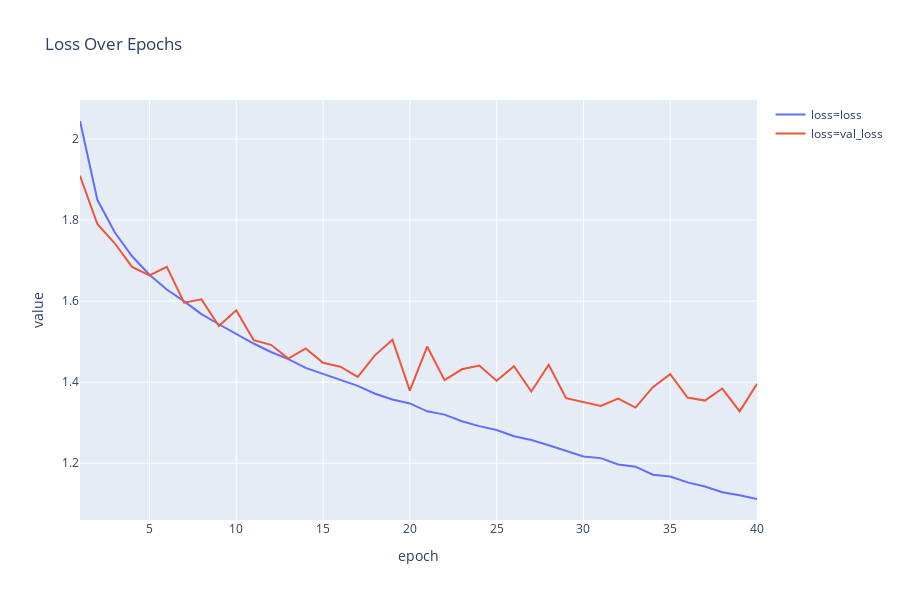

The notebook cell this image was saved under:
### Code cell
loss1 = loss[['epoch','loss', 'val_loss']].melt(id_vars=['epoch'], var_name='loss')
fig = px.line(loss1, x='epoch', y='value', color='loss', title='Loss Over Epochs')
fig.add_trace
fig.show()
plt.savefig("model04_loss.png")

### Figure 1 — Plotly figure (JSON) as saved in the notebook; plotly's stock layout.template omitted (floating-point values rounded to 4 significant figures)
{"data": [{"hoverlabel": {"namelength": 0}, "hovertemplate": "loss=loss<br>epoch=%{x}<br>value=%{y}", "legendgroup": "loss=loss", "line": {"color": "#636efa", "dash": "solid"}, "mode": "lines", "name": "loss=loss", "showlegend": true, "type": "scatter", "x": [1, 2, 3, 4, 5, 6, 7, 8, 9, 10, 11, 12, 13, 14, 15, 16, 17, 18, 19, 20, 21, 22, 23, 24, 25, 26, 27, 28, 29, 30, 31, 32, 33, 34, 35, 36, 37, 38, 39, 40], "xaxis": "x", "y": [2.045, 1.85, 1.77, 1.711, 1.665, 1.629, 1.599, 1.568, 1.543, 1.519, 1.496, 1.475, 1.457, 1.436, 1.42, 1.405, 1.391, 1.372, 1.357, 1.348, 1.328, 1.32, 1.304, 1.292, 1.282, 1.267, 1.258, 1.244, 1.23, 1.217, 1.213, 1.197, 1.192, 1.172, 1.167, 1.153, 1.143, 1.129, 1.121, 1.112], "yaxis": "y"}, {"hoverlabel": {"namelength": 0}, "hovertemplate": "loss=val_loss<br>epoch=%{x}<br>value=%{y}", "legendgroup": "loss=val_loss", "line": {"color": "#EF553B", "dash": "solid"}, "mode": "lines", "name": "loss=val_loss", "showlegend": true, "type": "scatter", "x": [1, 2, 3, 4, 5, 6, 7, 8, 9, 10, 11, 12, 13, 14, 15, 16, 17, 18, 19, 20, 21, 22, 23, 24, 25, 26, 27, 28, 29, 30, 31, 32, 33, 34, 35, 36, 37, 38, 39, 40], "xaxis": "x", "y": [1.909, 1.79, 1.743, 1.685, 1.664, 1.685, 1.596, 1.604, 1.539, 1.578, 1.504, 1.492, 1.458, 1.483, 1.448, 1.438, 1.413, 1.467, 1.505, 1.379, 1.488, 1.405, 1.432, 1.441, 1.404, 1.439, 1.377, 1.443, 1.36, 1.351, 1.341, 1.359, 1.337, 1.388, 1.42, 1.362, 1.355, 1.384, 1.328, 1.396], "yaxis": "y"}], "layout": {"height": 600, "legend": {"tracegroupgap": 0}, "title": {"text": "Loss Over Epochs"}, "xaxis": {"anchor": "y", "domain": [0, 1], "title": {"text": "epoch"}}, "yaxis": {"anchor": "x", "domain": [0, 1], "title": {"text": "value"}}}}
